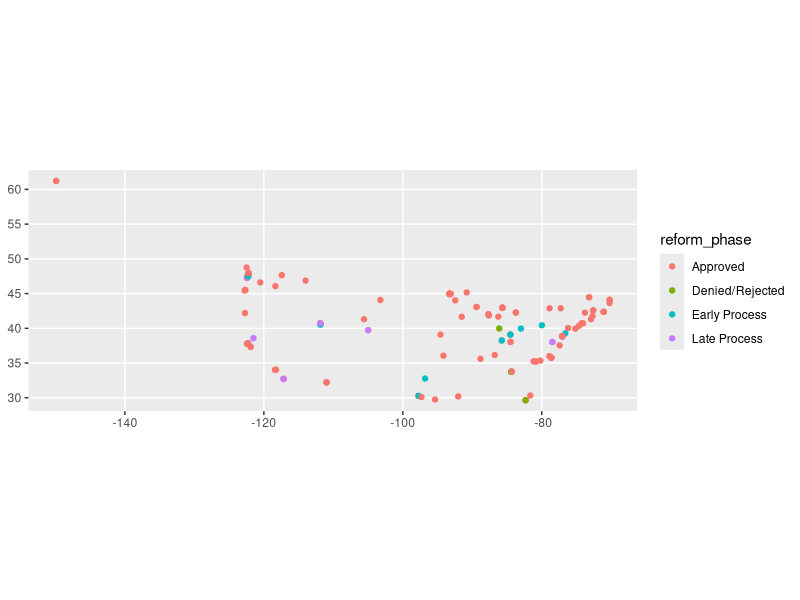

R code for this plot:
#2: Zoning Datset Cleaning
#Adapted from a prior Rmarkdown file

#Libraries needed:
library(tidyverse)
library(dplyr)
library(tidyr)
library(readxl)
library(sf)
library(sp)
library(ggplot2)

#Bring in the tracked zoning spreadsheet:
zoning_changes = read_csv("Zoning Tracker.csv", show_col_types = FALSE)

#Find a good key (for later, when going from long to wide)!
dups_zoning <- zoning_changes |>
  count(time_status, legislative_number_policy_name) |> #
#Some cities had multiple policies that went into effect on the same day, so this is a good key for later. 
#For merging datasets later on, we will do so by municipality_name
  filter(n>1) 
stopifnot(nrow(dups_zoning) == 0)

#The data looks pretty darn clean, except for some issues that might cause future merging issues (accents)
#and splitting up the reform type into multiple columns/or making it tidy if needed. 
str(zoning_changes)

#Getting rid of the accent
zoning_changes_clean <- zoning_changes |>
  mutate(municipality_name = str_replace_all(municipality_name,"é","e"))

#Turning into tidy format, if needed
zoning_changes_tidy <- zoning_changes_clean |>
  separate_rows(reform_type, sep = ",") |>
  mutate(reform_type = str_squish(reform_type))

#If I need to pivot wider instead of longer for merging purposes later on, the code for that is the following:
zoning_changes_wide <- zoning_changes_clean |>
  separate_longer_delim(reform_type, delim = ",") |>
  group_by(time_status, legislative_number_policy_name) |>
  pivot_wider(names_from = reform_type, values_from = reform_type) |> 
#That did something funky with multiple columns, so fixing that
  unite(col = "TOD Reform", c("TOD Reform", "TOD Reform")) |>
  unite(col = "Plex Reform", c("Plex Reform", "Plex Reform")) |>
  unite(col = "Other Reform", c("Other Reform", "Other Reform"))

#And....there are dummy variables for these already! :/ Keeping above code for posterity. 
#There is quite a bit of summary information about each proposed/enacted legislation, and I want to do just
#a quick read-through to make sure that these policies are not introducing/expanding SFR zoning. 

summary <- zoning_changes |>
  select(description)
#Easiest way to do a visual scan.
write_excel_csv2(summary, file = "Policy Descriptions.csv") 

#Making a quick visual to make sure the lat/long information is sound.
sf_test <- st_as_sf(zoning_changes_clean, coords = c("longitude", "latitude"))
sp::CRS(SRS_string='EPSG:4326')
ggplot(sf_test) +
  geom_sf(aes(color=reform_phase))

#Note that we only have data on crime statistics for 2020-2022, so I want to subset this data to only include
#zoning changes for years 2020 and 2021. 

zoning_cleaned <- zoning_changes_clean |>
  filter(year == "2021") |>
#This city had two distinct zoning laws that passed in 2021; 
#we will be able to merge this on to the FBI crime statistics dataset. As such, we are excluding it
  filter(municipality_name != "Ann Arbor") 

#Saving the data file
write.csv(zoning_cleaned, "Zoning_Cleaned.csv")
